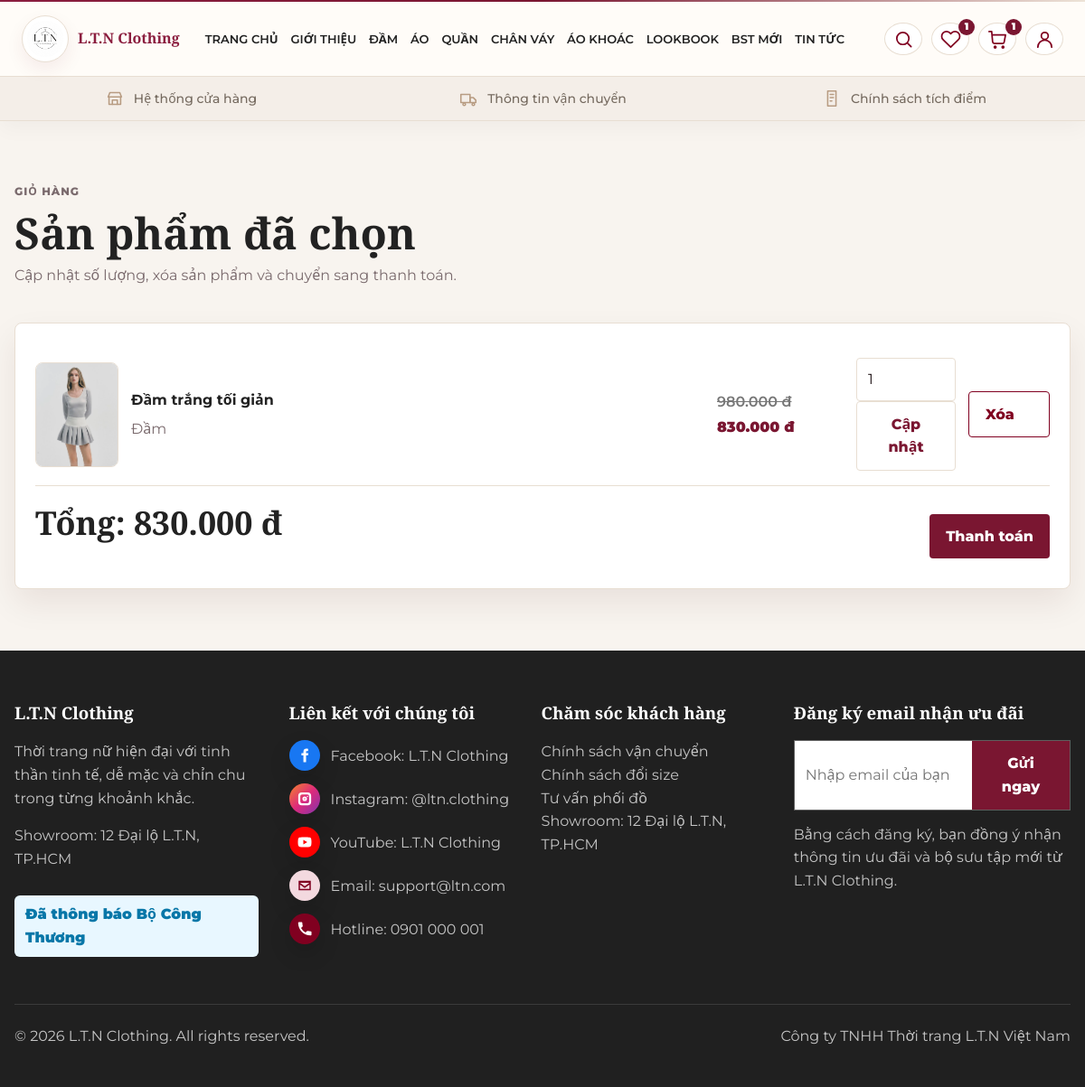
Page /cart/ (signed in) on the committed database.
### shop/models.py (models this page shows, shortened)
class TimeStampedModel(models.Model):
    created_at = models.DateTimeField(auto_now_add=True)
    updated_at = models.DateTimeField(auto_now=True)
    class Meta:
        abstract = True

class CartItem(TimeStampedModel):
    cart = models.ForeignKey(Cart, on_delete=models.CASCADE, related_name="items")
    product = models.ForeignKey(Product, on_delete=models.CASCADE)
    quantity = models.PositiveIntegerField(default=1)
    class Meta:
        unique_together = ("cart", "product")
    def subtotal(self):
        return self.product.final_price * self.quantity

class Product(TimeStampedModel):
    category = models.ForeignKey(Category, on_delete=models.PROTECT, related_name="products")
    name = models.CharField(max_length=180)
    slug = models.SlugField(max_length=210, unique=True, blank=True, allow_unicode=True)
    sku = models.CharField(max_length=60, unique=True)
    description = models.TextField()
    price = models.DecimalField(max_digits=12, decimal_places=0)
    sale_price = models.DecimalField(max_digits=12, decimal_places=0, blank=True, null=True)
    stock = models.PositiveIntegerField(default=0)
    main_image = models.ImageField(upload_to="products/", blank=True, null=True)
    is_featured = models.BooleanField(default=False)
    is_new = models.BooleanField(default=False)
    is_sale = models.BooleanField(default=False)
    is_active = models.BooleanField(default=True)
    class Meta:
        ordering = ["-created_at"]
    def get_active_sale(self):
        now = timezone.now()
        targets = SaleTarget.objects.select_related("campaign").filter(
            campaign__is_active=True,
            campaign__start_date__lte=now,
            campaign__end_date__gte=now,
        ).filter(
            models.Q(product=self) |
            models.Q(category=self.category) |
            models.Q(collection__products=self)
        )
        best_campaign = None
        best_price = self.price
        best_priority = 99
        for target in targets:
            priority = target.priority
            sale_price = target.campaign.apply_discount(self.price)
            if priority < best_priority or (priority == best_priority and sale_price < best_price):
                best_campaign = target.campaign
                best_price = sale_price
                best_priority = priority
        if best_campaign:
            best_campaign._ltn_sale_price = best_price
            best_campaign._ltn_target_priority = best_priority
        return best_campaign
    def get_final_price(self):
        campaign = self.get_active_sale()
        if campaign:
            return campaign._ltn_sale_price
        if self.sale_price is not None and self.sale_price < self.price:
            return max(Decimal("0"), self.sale_price)
        return self.price
    def is_on_sale(self):
        return self.get_final_price() < self.price
    @property
    def final_price(self):
        return self.get_final_price()
    @property
    def has_sale(self):
        return self.is_on_sale()

class Category(TimeStampedModel):
    name = models.CharField(max_length=120)
    slug = models.SlugField(max_length=140, unique=True, blank=True, allow_unicode=True)
    icon = models.ImageField(upload_to="categories/icons/", blank=True, null=True)
    description = models.TextField(blank=True)
    image = models.ImageField(upload_to="categories/", blank=True, null=True)
    sort_order = models.PositiveIntegerField(default=0)
    is_active = models.BooleanField(default=True)
    class Meta:
        ordering = ["sort_order", "name"]
        verbose_name_plural = "Categories"

class SaleTarget(models.Model):
    campaign = models.ForeignKey(SaleCampaign, on_delete=models.CASCADE, related_name="targets")
    product = models.ForeignKey(Product, on_delete=models.CASCADE, related_name="sale_targets", blank=True, null=True)
    category = models.ForeignKey(Category, on_delete=models.CASCADE, related_name="sale_targets", blank=True, null=True)
    collection = models.ForeignKey(Collection, on_delete=models.CASCADE, related_name="sale_targets", blank=True, null=True)
    created_at = models.DateTimeField(auto_now_add=True)
    class Meta:
        ordering = ["-created_at"]
        constraints = [
            models.UniqueConstraint(fields=["campaign", "product"], name="uniq_sale_campaign_product"),
            models.UniqueConstraint(fields=["campaign", "category"], name="uniq_sale_campaign_category"),
            models.UniqueConstraint(fields=["campaign", "collection"], name="uniq_sale_campaign_collection"),
        ]
    @property
    def priority(self):
        if self.product_id:
            return 0
        if self.collection_id:
            return 1
        return 2

class SaleCampaign(TimeStampedModel):
    DISCOUNT_PERCENT = "percent"
    DISCOUNT_FIXED = "fixed"
    DISCOUNT_CHOICES = [
        (DISCOUNT_PERCENT, "Theo phần trăm"),
        (DISCOUNT_FIXED, "Giảm tiền cố định"),
    ]
    name = models.CharField(max_length=180)
    slug = models.SlugField(max_length=210, unique=True, blank=True, allow_unicode=True)
    description = models.TextField(blank=True)
    discount_type = models.CharField(max_length=20, choices=DISCOUNT_CHOICES, default=DISCOUNT_PERCENT)
    discount_value = models.DecimalField(max_digits=12, decimal_places=0)
    start_date = models.DateTimeField()
    end_date = models.DateTimeField()
    is_active = models.BooleanField(default=True)
    banner_image = models.ImageField(upload_to="sales/", blank=True, null=True)
    class Meta:
        ordering = ["-start_date", "name"]
    def apply_discount(self, price):
        price = Decimal(price or 0)
        if self.discount_type == self.DISCOUNT_PERCENT:
            value = price * (Decimal("1") - self.discount_value / Decimal("100"))
        else:
            value = price - self.discount_value
        return max(Decimal("0"), value.quantize(Decimal("1")))

class Cart(TimeStampedModel):
    user = models.OneToOneField(settings.AUTH_USER_MODEL, on_delete=models.CASCADE, related_name="cart")
    def total_amount(self):
        return sum((item.subtotal() for item in self.items.select_related("product")), Decimal("0"))

### shop/views.py (the view)
# urls.py: path("cart/", views.cart_detail, name="cart"),
@login_required
def cart_detail(request):
    cart = get_cart(request.user)
    return render(request, "shop/cart.html", {"cart": cart})

### shop/context_processors.py (called while the page is built)
def dashboard_url_for_user(user):
    if not user.is_authenticated:
        return "/login/"
    role = getattr(getattr(user, "profile", None), "role", "")
    if user.is_superuser or role == "ADMIN":
        return "/dashboard/"
    if role == "STAFF":
        return "/staff/"
    return "/profile/"

def cart_counter(request):
    user_dashboard_url = dashboard_url_for_user(request.user)
    if not request.user.is_authenticated:
        return {"cart_count": 0, "wishlist_count": 0, "user_dashboard_url": user_dashboard_url}
    cart, _ = Cart.objects.get_or_create(user=request.user)
    return {
        "cart_count": sum(item.quantity for item in cart.items.all()),
        "wishlist_count": Wishlist.objects.filter(user=request.user).count(),
        "user_dashboard_url": user_dashboard_url,
    }

### shop/templatetags/shop_extras.py (called while the page is built)
@register.filter
def vnd(value):
    try:
        number = int(value or 0)
    except (TypeError, ValueError):
        number = 0
    return f"{number:,}".replace(",", ".") + " đ"

### shop/views.py (called while the page is built)
def get_cart(user):
    cart, _ = Cart.objects.get_or_create(user=user)
    return cart

### templates/shop/cart.html (shortened to what this page needs)
{% extends "base.html" %}
{% load shop_extras %}
{% block content %}
<main class="container section">
  <div class="page-head"><div><p class="eyebrow">Giỏ hàng</p><h1>Sản phẩm đã chọn</h1><p>Cập nhật số lượng, xóa sản phẩm và chuyển sang thanh toán.</p></div></div>
  {% if cart.items.all %}
    <div class="card">
      {% for item in cart.items.all %}
        <div class="cart-row">
          {% if item.product.main_image %}<img class="cart-thumb" src="{{ item.product.main_image.url }}" alt="{{ item.product.name }}">{% else %}<div class="cart-thumb"></div>{% endif %}
          <div><strong>{{ item.product.name }}</strong><p>{{ item.product.category.name }}</p></div>
          <span class="cart-price">{% if item.product.has_sale %}<del>{{ item.product.price|vnd }}</del>{% endif %}{{ item.product.final_price|vnd }}</span>
          <form method="post" action="{% url 'shop:update_cart' item.id %}">{% csrf_token %}<input type="number" name="quantity" min="1" max="{{ item.product.stock }}" value="{{ item.quantity }}"><button class="btn secondary">Cập nhật</button></form>
          <a class="btn ghost" href="{% url 'shop:remove_cart' item.id %}">Xóa</a>
        </div>
      {% endfor %}
      <div class="cart-total"><h2>Tổng: {{ cart.total_amount|vnd }}</h2><a class="btn" href="{% url 'shop:checkout' %}">Thanh toán</a></div>
    </div>
  {% else %}
    <div class="empty">Giỏ hàng đang trống. <a class="text-link" href="{% url 'shop:product_list' %}">Tiếp tục mua sắm</a>.</div>
  {% endif %}
</main>
{% endblock %}

### static/css/base.css (style rules this page uses)
* { box-sizing: border-box; }
body { margin: 0; font-family: "Segoe UI", Arial, sans-serif; color: var(--text-dark); background: var(--cream-bg); line-height: 1.6; }
a { color: inherit; text-decoration: none; }
img { display: block; max-width: 100%; }
h1, h2, h3, p { margin-top: 0; }
h1 { font-size: clamp(36px, 5vw, 66px); line-height: 1.05; letter-spacing: 0; }
h2 { font-size: clamp(26px, 3vw, 40px); line-height: 1.15; }
.container { width: min(1180px, calc(100% - 32px)); margin: auto; }
.section { padding: 68px 0; }
.eyebrow { color: var(--fashion-maroon); font-size: 12px; font-weight: 800; letter-spacing: .08em; text-transform: uppercase; }
.btn, button { border: 0; border-radius: 6px; background: var(--fashion-maroon); color: var(--white); padding: 12px 18px; font: inherit; font-weight: 800; cursor: pointer; transition: transform .18s ease, box-shadow .18s ease, background .18s ease; }
.btn.secondary, button.secondary { background: var(--white); color: var(--fashion-maroon); border: 1px solid var(--border); }
.btn.ghost, button.ghost { background: transparent; color: var(--fashion-maroon); border: 1px solid var(--fashion-maroon); }
input, select, textarea { width: 100%; min-height: 44px; border: 1px solid var(--border); border-radius: 6px; background: var(--white); color: var(--text-dark); padding: 10px 12px; font: inherit; }
.card { background: var(--white); border: 1px solid var(--border); border-radius: 8px; padding: 22px; box-shadow: 0 16px 36px rgba(59, 13, 17, .08); }

### static/css/layout.css (style rules this page uses)
.page-head { display: flex; justify-content: space-between; align-items: start; gap: 16px; margin-bottom: 24px; }
.page-head h1 { margin-bottom: 8px; font-size: clamp(30px, 4vw, 48px); }
.page-head p { color: var(--text-muted); }

### static/css/customer.css (style rules this page uses)
.cart-row { display: grid; grid-template-columns: 92px minmax(0, 1fr) 140px 110px 90px; gap: 14px; align-items: center; padding: 16px 0; border-bottom: 1px solid var(--border); }
.cart-row p { margin: 6px 0 0; color: var(--text-muted); }
.cart-thumb { width: 92px; height: 116px; object-fit: cover; border-radius: 8px; border: 1px solid var(--border); background: var(--white); }
.cart-total { display: flex; justify-content: space-between; align-items: center; gap: 14px; padding-top: 20px; }

### static/css/style.css (style rules this page uses)
:root { --primary: #7A1631; --primary-dark: #8B1E3F; --primary-soft: #F8E8EE; --bg: #FFFFFF; --bg-soft: #F8F4EF; --bg-beige: #F4EEE8; --beige: #EDE3D7; --text: #222222; --muted: #777777; --border: #E8DED2; --card: #FFFFFF; --shadow-soft: 0 10px 30px rgba(31, 31, 31, 0.08); --color-primary: var(--primary); --color-primary-dark: var(--primary-dark); --color-primary-soft: var(--primary-soft); --color-bg: var(--bg); --color-bg-soft: var(--bg-soft); --color-bg-beige: var(--beige); --color-text: var(--text); --color-muted: var(--muted); --color-border: var(--border); --color-footer: #202020; }
* { box-sizing: border-box; }
html, body { overflow-x: hidden; }
body { margin: 0; color: var(--color-text); background: var(--bg-soft); font-family: "Montserrat", "Segoe UI", Arial, sans-serif; line-height: 1.6; }
h1, h2, h3, .section-title h2, .brand span { font-family: "Playfair Display", Georgia, serif; }
img { max-width: 100%; }
main { background: var(--bg-soft); }
.container { width: min(1180px, calc(100% - 32px)); }
.btn, button { border: 0; border-radius: 4px; background: var(--primary); color: #fff; box-shadow: none; }
.btn.secondary { border: 1px solid var(--color-border); background: var(--color-bg); color: var(--primary); }
input, select, textarea { border-color: var(--border); border-radius: 4px; }
.eyebrow { color: var(--primary); letter-spacing: .08em; }
.cart-price { display: grid; gap: 2px; color: var(--primary); font-weight: 900; }
.cart-price del { color: var(--muted); font-weight: 600; }
.section { background: var(--bg-soft); }
.card, .message-stack .card, .shop-filter, .account-menu, .auth-card { background: var(--card); }

### rows in the picture
CartItem: product.main_image (picture), product.name "Đầm trắng tối giản", product.category.name "Đầm", product.price|vnd "980.000 đ", product.final_price|vnd "830.000 đ", quantity "1"
Cart: total_amount|vnd "830.000 đ"

### other values in the picture
{{ wishlist_count }} "1"
{{ cart_count }} "1"
